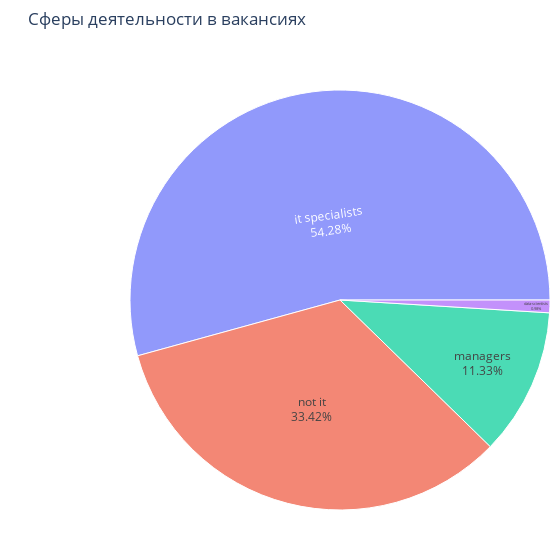

Source (notebook cell):
### Code cell
df['field_of_activity'] = df['field_of_activity'].astype('category')
df['field_of_activity'] = df['field_of_activity'].cat.rename_categories({1:'data-scientists', 2:'it specialists',
                                                                        3:'managers', 4:'not it'})

fig = px.sunburst(df, path=['field_of_activity'],
                  width=550, height=550)
fig.update_layout(margin = dict(t=50, l=130, r=0, b=0), title='Сферы деятельности в вакансиях') \
    .update_traces(texttemplate="%{label}<br>%{percentEntry:.2%}")
fig.show();
fig.write_image('images/gr3.svg')

### Figure 1 — Plotly figure (JSON) as saved in the notebook; plotly's stock layout.template omitted (floating-point values rounded to 4 significant figures)
{"data": [{"branchvalues": "total", "domain": {"x": [0, 1], "y": [0, 1]}, "hovertemplate": "labels=%{label}<br>count=%{value}<br>parent=%{parent}<br>id=%{id}<extra></extra>", "ids": ["data-scientists", "it specialists", "managers", "not it"], "labels": ["data-scientists", "it specialists", "managers", "not it"], "name": "", "parents": ["", "", "", ""], "texttemplate": "%{label}<br>%{percentEntry:.2%}", "type": "sunburst", "values": [480, 26705, 5572, 16440]}], "layout": {"height": 550, "legend": {"tracegroupgap": 0}, "margin": {"b": 0, "l": 130, "r": 0, "t": 50}, "title": {"text": "Сферы деятельности в вакансиях"}, "width": 550}}
